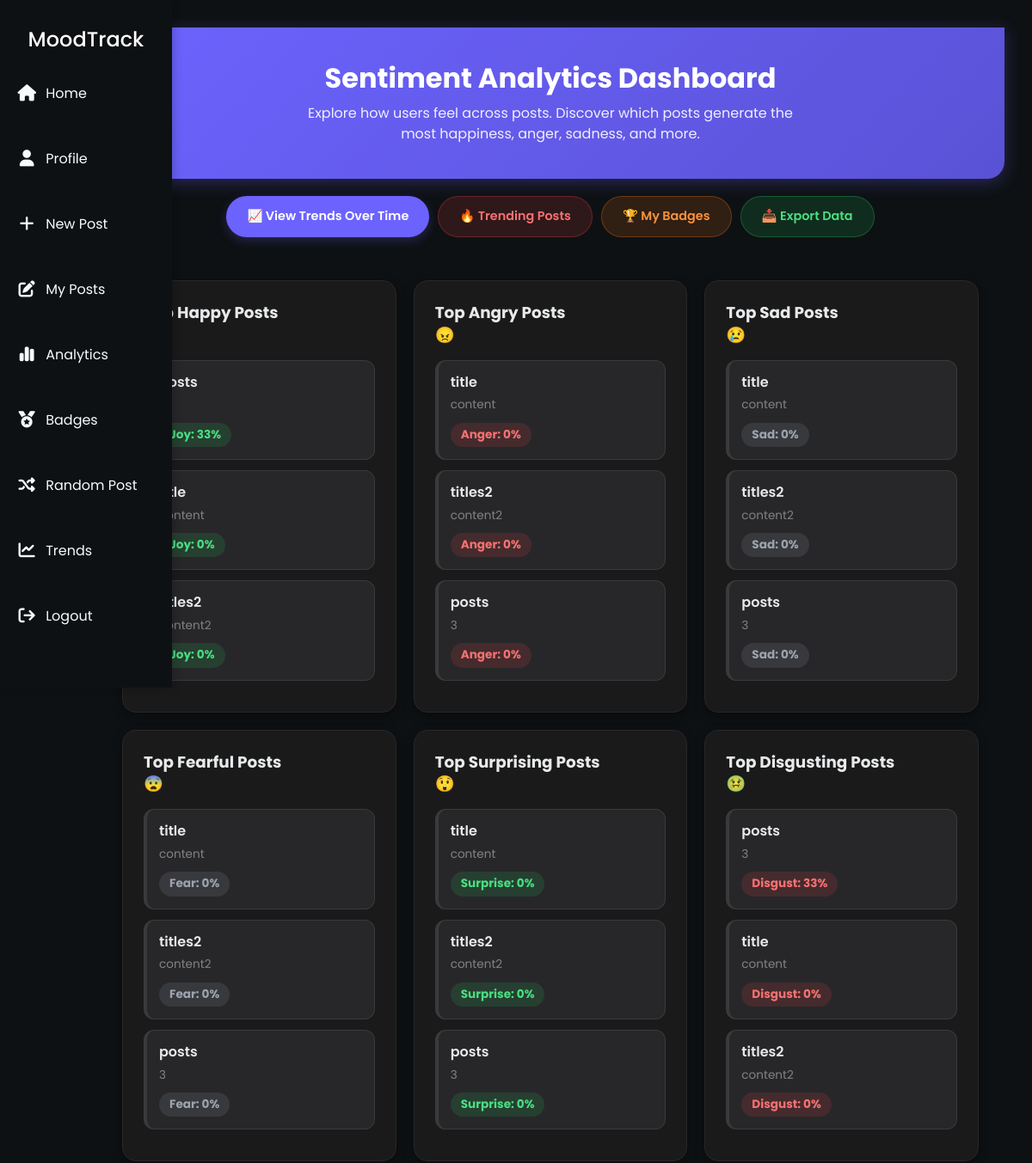
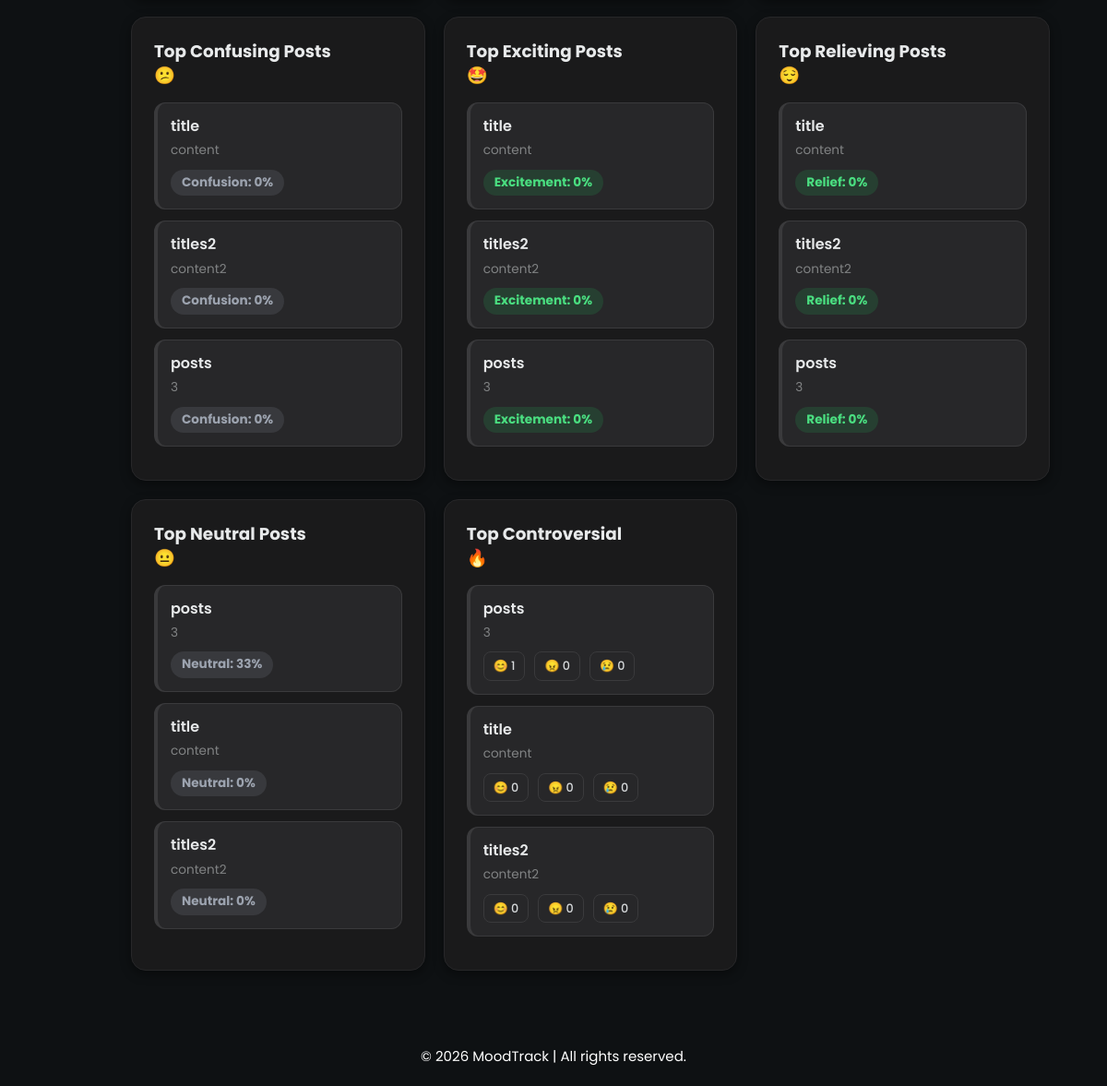
Screenshot of /analytics (signed in) with the database file from the repository (2 pictures, top to bottom).
### moodtrack_app/models.py (models this page shows, shortened)
class Post(models.Model):
    title = models.CharField(max_length=200)
    content = models.TextField()
    author = models.ForeignKey(User, on_delete=models.CASCADE, related_name="posts")
    CATEGORY_CHOICES = [
        ('Political', 'Political'),
        ('Nature', 'Nature'),
        ('Sports', 'Sports'),
        ('Food', 'Food'),
    ]
    category = models.CharField(max_length=10, choices=CATEGORY_CHOICES, default='none')
    created_at = models.DateTimeField(auto_now_add=True)
    updated_at = models.DateTimeField(auto_now=True)
    trending_score = models.FloatField(default=0.0)
    views_count = models.PositiveIntegerField(default=0)
    class Meta:
        ordering = ['-created_at']

### moodtrack_app/views.py (the view)
# urls.py: path('analytics', AnalyticsView.as_view(), name='analytics'),
class AnalyticsView(ListView):
    model = Post
    template_name = 'moodtrack_app/analytics.html'
    context_object_name = 'posts'
    paginate_by = 5
    def get_queryset(self):
        return Post.objects.annotate(
            joy_count=Count('comments', filter=Q(comments__sentiment='joy')),
            anger_count=Count('comments', filter=Q(comments__sentiment='anger')),
            sad_count=Count('comments', filter=Q(comments__sentiment='sad')),
            fear_count=Count('comments', filter=Q(comments__sentiment='fear')),
            surprise_count=Count('comments', filter=Q(comments__sentiment='surprise')),
            neutral_count=Count('comments', filter=Q(comments__sentiment='neutral')),
            disgust_count=Count('comments', filter=Q(comments__sentiment='disgust')),
            excitement_count=Count('comments', filter=Q(comments__sentiment='excitement')),
            relief_count=Count('comments', filter=Q(comments__sentiment='relief')),
            confusion_count=Count('comments', filter=Q(comments__sentiment='confusion')),
            total_comments=Count('comments'),
        )
    def get_context_data(self, **kwargs):
        context = super().get_context_data(**kwargs)
        def add_sentiment_data(posts_list):
            for post in posts_list:
                total = post.total_comments or 1
                post.sentiment_data = {
                    'joy': round(post.joy_count / total * 100),
                    'anger': round(post.anger_count / total * 100),
                    'sad': round(post.sad_count / total * 100),
                    'fear': round(post.fear_count / total * 100),
                    'surprise': round(post.surprise_count / total * 100),
                    'neutral': round(post.neutral_count / total * 100),
                    'disgust': round(post.disgust_count / total * 100),
                    'excitement': round(post.excitement_count / total * 100),
                    'relief': round(post.relief_count / total * 100),
                    'confusion': round(post.confusion_count / total * 100),
                }
            return posts_list
        add_sentiment_data(context["posts"])
        qs = self.get_queryset()
        context['top_joy_posts'] = add_sentiment_data(list(qs.order_by('-joy_count')[:5]))
        context['top_anger_posts'] = add_sentiment_data(list(qs.order_by('-anger_count')[:5]))
        context['top_sad_posts'] = add_sentiment_data(list(qs.order_by('-sad_count')[:5]))
        context['top_fear_posts'] = add_sentiment_data(list(qs.order_by('-fear_count')[:5]))
        context['top_surprise_posts'] = add_sentiment_data(list(qs.order_by('-surprise_count')[:5]))
        context['top_disgust_posts'] = add_sentiment_data(list(qs.order_by('-disgust_count')[:5]))
        context['top_confusion_posts'] = add_sentiment_data(list(qs.order_by('-confusion_count')[:5]))
        context['top_excitement_posts'] = add_sentiment_data(list(qs.order_by('-excitement_count')[:5]))
        context['top_relief_posts'] = add_sentiment_data(list(qs.order_by('-relief_count')[:5]))
        context['top_neutral_posts'] = add_sentiment_data(list(qs.order_by('-neutral_count')[:5]))
        context['controversial_posts'] = add_sentiment_data(list(qs.order_by('-total_comments')[:5]))
        return context

### moodtrack_app/templates/moodtrack_app/analytics.html
{% extends "moodtrack_app/base.html" %}
{% load static %}
{% block content %}
<link rel="stylesheet" type="text/css" href="{% static 'moodtrack_app/analytics.css' %}">
<div class="hero">
    <h2>Sentiment Analytics Dashboard</h2>
    <p>
        Explore how users feel across posts. Discover which posts generate the most happiness, anger, sadness, and more.
    </p>
</div>
<div class="quick-links" style="margin: 20px 0; display: flex; gap: 10px; flex-wrap: wrap;">
    <a href="{% url 'sentiment-trends' %}" class="btn btn-primary">📈 View Trends Over Time</a>
    <a href="{% url 'trending' %}" class="btn btn-danger">🔥 Trending Posts</a>
    <a href="{% url 'badges' %}" class="btn btn-warning">🏆 My Badges</a>
    <a href="{% url 'export-analytics' %}?type=csv&data=sentiment" class="btn btn-success">📥 Export Data</a>
</div>
<div class="analytics-section">
    <div class="analytics-card">
        <h3>Top Happy Posts<br>😊</h3>
        {% for post in top_joy_posts %}
            <div class="post-card">
                <h4>{{ post.title }}</h4>
                <p>{{ post.content|truncatewords:20 }}</p>
                <span class="score positive">Joy: {{ post.sentiment_data.joy }}%</span>
            </div>
        {% empty %}<p>No data</p>{% endfor %}
    </div>
    <div class="analytics-card">
        <h3>Top Angry Posts<br>😠</h3>
        {% for post in top_anger_posts %}
            <div class="post-card">
                <h4>{{ post.title }}</h4>
                <p>{{ post.content|truncatewords:20 }}</p>
                <span class="score negative">Anger: {{ post.sentiment_data.anger }}%</span>
            </div>
        {% empty %}<p>No data</p>{% endfor %}
    </div>
    <div class="analytics-card">
        <h3>Top Sad Posts<br>😢</h3>
        {% for post in top_sad_posts %}
            <div class="post-card">
                <h4>{{ post.title }}</h4>
                <p>{{ post.content|truncatewords:20 }}</p>
                <span class="score neutral">Sad: {{ post.sentiment_data.sad }}%</span>
            </div>
        {% empty %}<p>No data</p>{% endfor %}
    </div>
    <div class="analytics-card">
        <h3>Top Fearful Posts<br>😨</h3>
        {% for post in top_fear_posts %}
            <div class="post-card">
                <h4>{{ post.title }}</h4>
                <p>{{ post.content|truncatewords:20 }}</p>
                <span class="score neutral">Fear: {{ post.sentiment_data.fear }}%</span>
            </div>
        {% empty %}<p>No data</p>{% endfor %}
    </div>
    <div class="analytics-card">
        <h3>Top Surprising Posts<br>😲</h3>
        {% for post in top_surprise_posts %}
            <div class="post-card">
                <h4>{{ post.title }}</h4>
                <p>{{ post.content|truncatewords:20 }}</p>
                <span class="score positive">Surprise: {{ post.sentiment_data.surprise }}%</span>
            </div>
        {% empty %}<p>No data</p>{% endfor %}
    </div>
    <div class="analytics-card">
        <h3>Top Disgusting Posts<br>🤢</h3>
        {% for post in top_disgust_posts %}
            <div class="post-card">
                <h4>{{ post.title }}</h4>
                <p>{{ post.content|truncatewords:20 }}</p>
                <span class="score negative">Disgust: {{ post.sentiment_data.disgust }}%</span>
            </div>
        {% empty %}<p>No data</p>{% endfor %}
    </div>
    <div class="analytics-card">
        <h3>Top Confusing Posts<br>😕</h3>
        {% for post in top_confusion_posts %}
            <div class="post-card">
                <h4>{{ post.title }}</h4>
                <p>{{ post.content|truncatewords:20 }}</p>
                <span class="score neutral">Confusion: {{ post.sentiment_data.confusion }}%</span>
            </div>
        {% empty %}<p>No data</p>{% endfor %}
    </div>
    <div class="analytics-card">
        <h3>Top Exciting Posts<br>🤩</h3>
        {% for post in top_excitement_posts %}
            <div class="post-card">
                <h4>{{ post.title }}</h4>
                <p>{{ post.content|truncatewords:20 }}</p>
                <span class="score positive">Excitement: {{ post.sentiment_data.excitement }}%</span>
            </div>
        {% empty %}<p>No data</p>{% endfor %}
    </div>
    <div class="analytics-card">
        <h3>Top Relieving Posts<br>😌</h3>
        {% for post in top_relief_posts %}
            <div class="post-card">
                <h4>{{ post.title }}</h4>
                <p>{{ post.content|truncatewords:20 }}</p>
                <span class="score positive">Relief: {{ post.sentiment_data.relief }}%</span>
            </div>
        {% empty %}<p>No data</p>{% endfor %}
    </div>
    <div class="analytics-card">
        <h3>Top Neutral Posts<br>😐</h3>
        {% for post in top_neutral_posts %}
            <div class="post-card">
                <h4>{{ post.title }}</h4>
                <p>{{ post.content|truncatewords:20 }}</p>
                <span class="score neutral">Neutral: {{ post.sentiment_data.neutral }}%</span>
            </div>
        {% empty %}<p>No data</p>{% endfor %}
    </div>
    <div class="analytics-card">
        <h3>Top Controversial<br>🔥</h3>
        {% for post in controversial_posts %}
            <div class="post-card">
                <h4>{{ post.title }}</h4>
                <p>{{ post.content|truncatewords:20 }}</p>
                <div class="mini-stats">
                    <span>😊 {{ post.joy_count }}</span>
                    <span>😠 {{ post.anger_count }}</span>
                    <span>😢 {{ post.sad_count }}</span>
                </div>
            </div>
        {% empty %}<p>No data</p>{% endfor %}
    </div>
</div>
{% endblock content %}

### moodtrack_app/static/moodtrack_app/main.css (style rules this page uses)
html, body { background-color: #0e1113 !important; }
* { padding: 0; margin: 0; box-sizing: border-box; font-family: "Poppins", "Times New Roman"; }
body { background-color: black; color: #333; }
a { text-decoration: none; color: inherit; }

### moodtrack_app/static/moodtrack_app/analytics.css (style rules this page uses)
.hero { text-align: center; padding: 40px 20px; background: linear-gradient(135deg, #6c63ff 0%, #5a52d5 100%); color: #ffffff; border-radius: 0 0 20px 20px; box-shadow: 0 4px 20px rgba(108, 99, 255, 0.3); }
.hero h2 { margin-bottom: 10px; font-size: 2rem; font-weight: 700; }
.hero p { opacity: 0.9; max-width: 600px; margin: 0 auto; font-size: 1rem; }
.quick-links { margin: 24px 0; display: flex; gap: 12px; flex-wrap: wrap; justify-content: center; }
.quick-links a { padding: 12px 24px; border-radius: 24px; text-decoration: none; font-weight: 600; font-size: 0.9rem; transition: all 0.2s ease; border: none; cursor: pointer; display: inline-flex; align-items: center; gap: 6px; }
.quick-links .btn-primary { background: #6c63ff; color: #ffffff; box-shadow: 0 4px 12px rgba(108, 99, 255, 0.25); }
.quick-links .btn-danger { background: rgba(239, 68, 68, 0.15); color: #f87171; border: 1px solid rgba(239, 68, 68, 0.3); }
.quick-links .btn-warning { background: rgba(249, 115, 22, 0.15); color: #fb923c; border: 1px solid rgba(249, 115, 22, 0.3); }
.quick-links .btn-success { background: rgba(34, 197, 94, 0.15); color: #4ade80; border: 1px solid rgba(34, 197, 94, 0.3); }
.analytics-section { display: grid; grid-template-columns: repeat(auto-fit, minmax(300px, 1fr)); gap: 20px; padding: 30px; }
.analytics-card { background: #1a1a1b; border: 1px solid #272729; padding: 24px; border-radius: 16px; box-shadow: 0 4px 12px rgba(0, 0, 0, 0.4); transition: transform 0.2s ease, box-shadow 0.2s ease, border-color 0.2s ease; }
.analytics-card h3 { margin-bottom: 16px; color: #e7e9ea; font-size: 1.15rem; font-weight: 700; line-height: 1.4; }
.post-card { background: #272729; border: 1px solid #3a3a3c; padding: 14px; border-radius: 12px; margin-bottom: 12px; border-left: 4px solid #3a3a3c; transition: all 0.2s ease; }
.post-card h4 { margin: 0 0 6px; font-size: 1rem; color: #e7e9ea; font-weight: 600; line-height: 1.35; }
.post-card p { font-size: 0.85rem; color: #818384; line-height: 1.5; margin: 0; }
.score { display: inline-block; margin-top: 10px; font-size: 0.85rem; font-weight: 700; padding: 4px 12px; border-radius: 20px; }
.score.positive { color: #4ade80; background: rgba(34, 197, 94, 0.15); }
.score.negative { color: #f87171; background: rgba(239, 68, 68, 0.15); }
.score.neutral { color: #9ca3af; background: rgba(156, 163, 175, 0.15); }
.mini-stats { margin-top: 10px; display: flex; gap: 10px; font-size: 0.8rem; flex-wrap: wrap; }
.mini-stats span { background: #272729; padding: 5px 10px; border-radius: 8px; color: #d7dadc; border: 1px solid #3a3a3c; font-weight: 500; }

### rows the page displays
Post: title "posts", sentiment_data.joy "33", content "3", sentiment_data.anger "0", sentiment_data.sad "0", sentiment_data.fear "0", sentiment_data.surprise "0", sentiment_data.disgust "33", sentiment_data.confusion "0", sentiment_data.excitement "0", sentiment_data.relief "0", sentiment_data.neutral "33", joy_count "1", anger_count "0", sad_count "0"
Post: title "title", content "content", sentiment_data.joy "0", sentiment_data.anger "0", sentiment_data.sad "0", sentiment_data.fear "0", sentiment_data.surprise "0", sentiment_data.disgust "0", sentiment_data.confusion "0", sentiment_data.excitement "0", sentiment_data.relief "0", sentiment_data.neutral "0", joy_count "0", anger_count "0", sad_count "0"
Post: title "titles2", content "content2", sentiment_data.joy "0", sentiment_data.anger "0", sentiment_data.sad "0", sentiment_data.fear "0", sentiment_data.surprise "0", sentiment_data.disgust "0", sentiment_data.confusion "0", sentiment_data.excitement "0", sentiment_data.relief "0", sentiment_data.neutral "0", joy_count "0", anger_count "0", sad_count "0"
